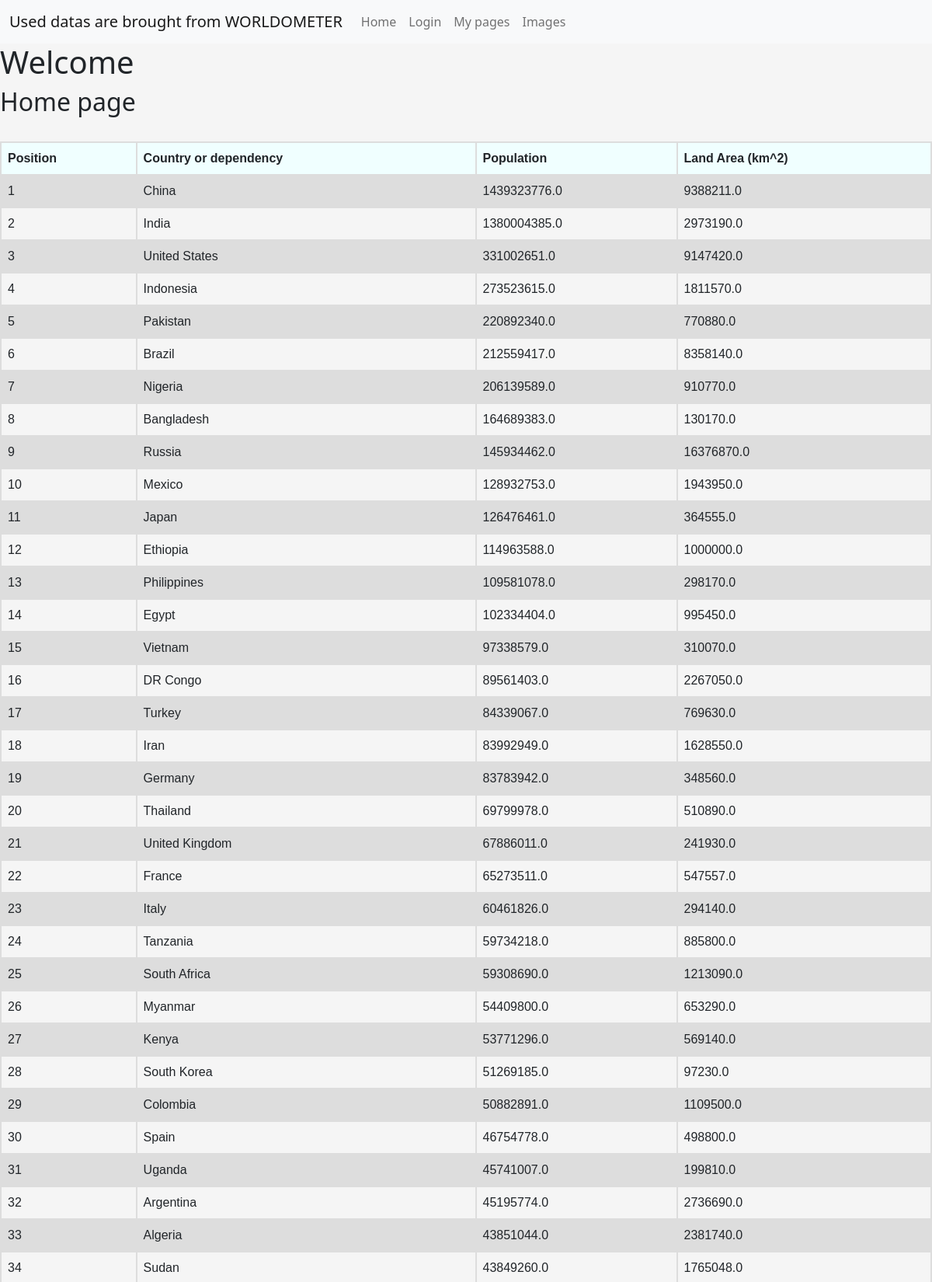
The page / (upper part) on the database its author committed.
### main.py (models this page shows, shortened)
class Country(db.Model):
    id = db.Column(db.Integer, primary_key=True)
    country_name = db.Column(db.String(30), nullable=False)
    population = db.Column(db.Float, nullable=False)
    area = db.Column(db.Float, nullable=False)

### main.py (the view)
@app.route('/home')
@app.route('/')
def home():
    all_countries = Country.query.all()
    return render_template('index.html', all_countries=all_countries)

### templates/index.html (shortened to what this page needs)
{% extends 'base.html' %}
{% block content %}
    {{ super() }}
    <h2>Home page</h2>
    <br>
    <table>
        <tr>
         <th>Position</th>
         <th>Country or dependency</th>
         <th>Population</th>
         <th>Land Area (km^2) </th>
        </tr>
    {% for each in all_countries %}
    <tr>
    <td>{{each.id}}</td>
    <td>{{each.country_name}}</td>
    <td>{{each.population}}</td>
    <td>{{each.area}}</td>
    </tr>
        {% endfor %}
 </table>
{% endblock %}

### templates/base.html (shortened to what this page needs)
<!DOCTYPE html>
<html lang="en">
<head>
    <link href="https://cdn.jsdelivr.net/npm/bootstrap@5.0.1/dist/css/bootstrap.min.css" rel="stylesheet">
    <link href="{{url_for('static', filename='styles.css') }}" rel="stylesheet">
</head>
<body>
    <nav class="navbar navbar-expand-lg navbar-light bg-light">
      <div class="container-fluid">
        <a class="navbar-brand" href="https://www.worldometers.info/world-population/population-by-country/">Used datas are brought from WORLDOMETER</a>
        <div class="collapse navbar-collapse" id="navbarNavAltMarkup">
          <div class="navbar-nav">
            <a class="nav-link" aria-current="page" href="/">Home</a>
              {% if 'username' not in session %}
            <a class="nav-link" href="{{url_for('login')}}">Login</a>
             {% endif %}
              <a class="nav-link" href="{{url_for('user')}}">My pages</a>
            <a class="nav-link" href="{{url_for('country_images')}}">Images</a>
          </div>
        </div>
      </div>
    </nav>
    {% block content %} <h1>Welcome {{session['username']}} </h1> {% endblock %}
</body>
</html>

### static/styles.css (style rules this page uses)
body { background: whitesmoke; }
table { font-family: arial, sans-serif; border-collapse: collapse; width: 100%; }
td, th { border: 2px solid #dddddd; text-align: left; padding: 8px; }
th { background: azure; }
tr:nth-child(even) { background-color: #dddddd; }

### rows shown on the page
Country: id "1", country_name "China", population "1439323776.0", area "9388211.0"
Country: id "2", country_name "India", population "1380004385.0", area "2973190.0"
Country: id "3", country_name "United States", population "331002651.0", area "9147420.0"
Country: id "4", country_name "Indonesia", population "273523615.0", area "1811570.0"
Country: id "5", country_name "Pakistan", population "220892340.0", area "770880.0"
Country: id "6", country_name "Brazil", population "212559417.0", area "8358140.0"
Country: id "7", country_name "Nigeria", population "206139589.0", area "910770.0"
Country: id "8", country_name "Bangladesh", population "164689383.0", area "130170.0"
Country: id "9", country_name "Russia", population "145934462.0", area "16376870.0"
Country: id "10", country_name "Mexico", population "128932753.0", area "1943950.0"
Country: id "11", country_name "Japan", population "126476461.0", area "364555.0"
Country: id "12", country_name "Ethiopia", population "114963588.0", area "1000000.0"
Country: id "13", country_name "Philippines", population "109581078.0", area "298170.0"
Country: id "14", country_name "Egypt", population "102334404.0", area "995450.0"
Country: id "15", country_name "Vietnam", population "97338579.0", area "310070.0"
Country: id "16", country_name "DR Congo", population "89561403.0", area "2267050.0"
Country: id "17", country_name "Turkey", population "84339067.0", area "769630.0"
Country: id "18", country_name "Iran", population "83992949.0", area "1628550.0"
Country: id "19", country_name "Germany", population "83783942.0", area "348560.0"
Country: id "20", country_name "Thailand", population "69799978.0", area "510890.0"
Country: id "21", country_name "United Kingdom", population "67886011.0", area "241930.0"
Country: id "22", country_name "France", population "65273511.0", area "547557.0"
Country: id "23", country_name "Italy", population "60461826.0", area "294140.0"
Country: id "24", country_name "Tanzania", population "59734218.0", area "885800.0"
Country: id "25", country_name "South Africa", population "59308690.0", area "1213090.0"
Country: id "26", country_name "Myanmar", population "54409800.0", area "653290.0"
Country: id "27", country_name "Kenya", population "53771296.0", area "569140.0"
Country: id "28", country_name "South Korea", population "51269185.0", area "97230.0"
Country: id "29", country_name "Colombia", population "50882891.0", area "1109500.0"
Country: id "30", country_name "Spain", population "46754778.0", area "498800.0"
Country: id "31", country_name "Uganda", population "45741007.0", area "199810.0"
Country: id "32", country_name "Argentina", population "45195774.0", area "2736690.0"
Country: id "33", country_name "Algeria", population "43851044.0", area "2381740.0"
Country: id "34", country_name "Sudan", population "43849260.0", area "1765048.0"
